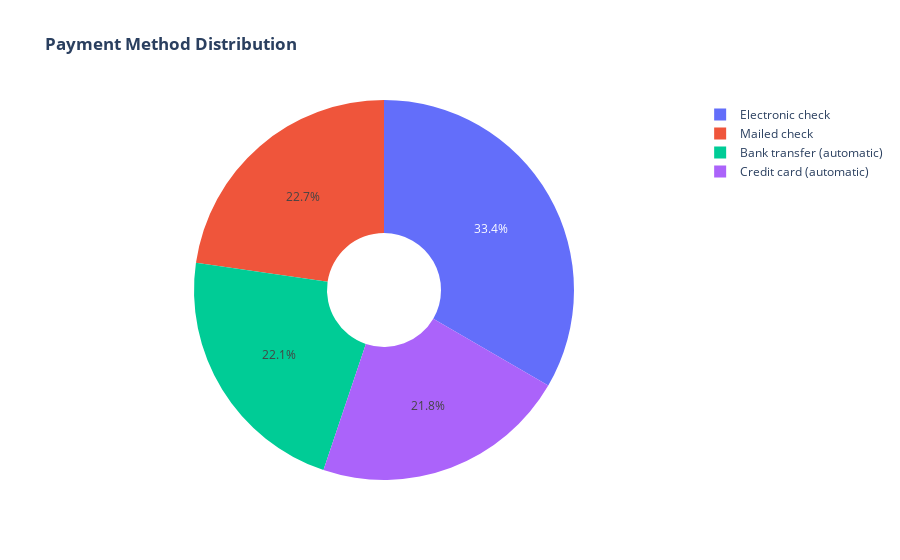
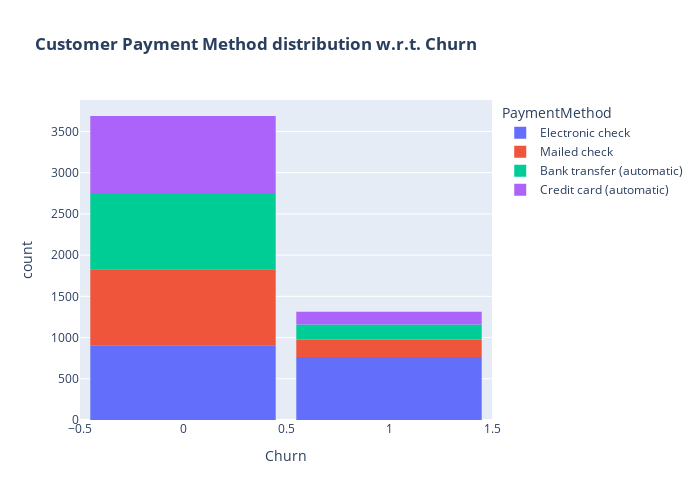

Notebook code for these charts, in order:
### Code cell
labels = data['PaymentMethod'].unique()
values = data['PaymentMethod'].value_counts()

fig = go.Figure(data=[go.Pie(labels=labels, values=values, hole=.3)])
fig.update_layout(title_text="<b>Payment Method Distribution</b>")
fig.show()

fig = px.histogram(data, x="Churn", color="PaymentMethod", title="<b>Customer Payment Method distribution w.r.t. Churn</b>")
fig.update_layout(width=700, height=500, bargap=0.1)
fig.show()

### Figure 1 — Plotly figure (JSON) as saved in the notebook; plotly's stock layout.template omitted (floating-point values rounded to 4 significant figures)
{"data": [{"hole": 0.3, "labels": ["Electronic check", "Mailed check", "Bank transfer (automatic)", "Credit card (automatic)"], "type": "pie", "values": [1669, 1136, 1106, 1089]}], "layout": {"title": {"text": "<b>Payment Method Distribution</b>"}}}

### Figure 2 — Plotly figure (JSON) as saved in the notebook; plotly's stock layout.template omitted (floating-point values rounded to 4 significant figures; data arrays with more than 128 entries replaced by an {"elided": "..."} marker saying what was removed)
{"data": [{"alignmentgroup": "True", "bingroup": "x", "hovertemplate": "PaymentMethod=Electronic check<br>Churn=%{x}<br>count=%{y}<extra></extra>", "legendgroup": "Electronic check", "marker": {"color": "#636efa", "pattern": {"shape": ""}}, "name": "Electronic check", "offsetgroup": "Electronic check", "orientation": "v", "showlegend": true, "type": "histogram", "x": {"elided": "1669 int values"}, "xaxis": "x", "yaxis": "y"}, {"alignmentgroup": "True", "bingroup": "x", "hovertemplate": "PaymentMethod=Mailed check<br>Churn=%{x}<br>count=%{y}<extra></extra>", "legendgroup": "Mailed check", "marker": {"color": "#EF553B", "pattern": {"shape": ""}}, "name": "Mailed check", "offsetgroup": "Mailed check", "orientation": "v", "showlegend": true, "type": "histogram", "x": {"elided": "1136 int values"}, "xaxis": "x", "yaxis": "y"}, {"alignmentgroup": "True", "bingroup": "x", "hovertemplate": "PaymentMethod=Bank transfer (automatic)<br>Churn=%{x}<br>count=%{y}<extra></extra>", "legendgroup": "Bank transfer (automatic)", "marker": {"color": "#00cc96", "pattern": {"shape": ""}}, "name": "Bank transfer (automatic)", "offsetgroup": "Bank transfer (automatic)", "orientation": "v", "showlegend": true, "type": "histogram", "x": {"elided": "1106 int values"}, "xaxis": "x", "yaxis": "y"}, {"alignmentgroup": "True", "bingroup": "x", "hovertemplate": "PaymentMethod=Credit card (automatic)<br>Churn=%{x}<br>count=%{y}<extra></extra>", "legendgroup": "Credit card (automatic)", "marker": {"color": "#ab63fa", "pattern": {"shape": ""}}, "name": "Credit card (automatic)", "offsetgroup": "Credit card (automatic)", "orientation": "v", "showlegend": true, "type": "histogram", "x": {"elided": "1089 int values"}, "xaxis": "x", "yaxis": "y"}], "layout": {"bargap": 0.1, "barmode": "relative", "height": 500, "legend": {"title": {"text": "PaymentMethod"}, "tracegroupgap": 0}, "title": {"text": "<b>Customer Payment Method distribution w.r.t. Churn</b>"}, "width": 700, "xaxis": {"anchor": "y", "domain": [0, 1], "title": {"text": "Churn"}}, "yaxis": {"anchor": "x", "domain": [0, 1], "title": {"text": "count"}}}}
